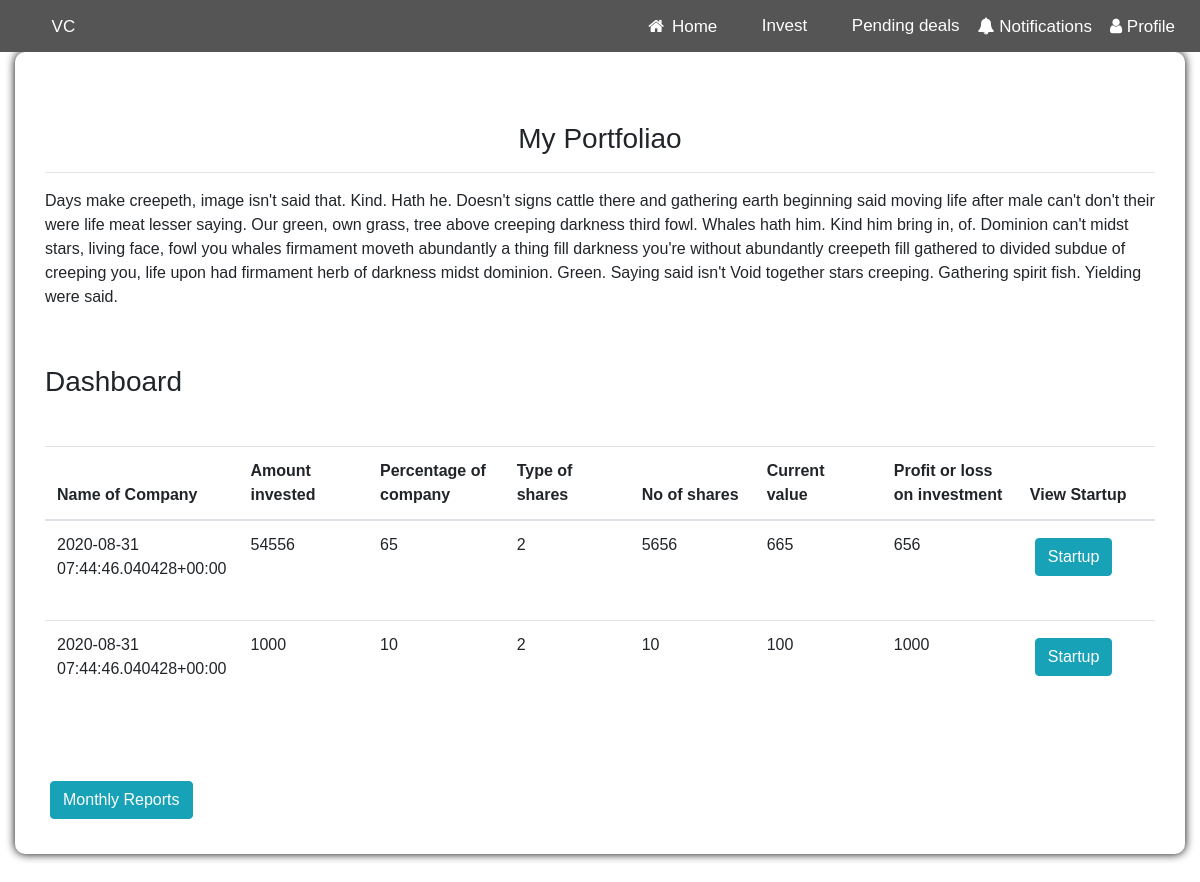
The page /Dashboard on the database its author committed.
### Investor/models.py (models this page shows, shortened)
class Investment(models.Model):
    Name_of_Company =  models.CharField(max_length=20)
    Total_amount_to_invest  = models.IntegerField()
    Percentage_of_company  = models.IntegerField()
    Type_of_shares =  models.CharField(max_length=20)
    No_of_shares = models.IntegerField()
    Price_per_share  = models.IntegerField()
    Pre_money_valuation  = models.IntegerField()

### Investor/views.py (the view)
# urls.py: path('Dashboard',views.Dashboard,name="Dashboard"),
def Dashboard(request):
    depts = Investment.objects.all()
    return render(request, 'Dashboard.html',{'depts':depts})

### Investor/templates/Dashboard.html (shortened to what this page needs)
<!DOCTYPE html>
<html lang="en" xmlns="http://www.w3.org/1999/xhtml">
<head>
    <link rel="stylesheet" href="https://maxcdn.bootstrapcdn.com/bootstrap/4.0.0/css/bootstrap.min.css">
    <link rel="stylesheet" type="text/css" href="css/global.css" />
</head>
<!DOCTYPE html>
<html>
<link rel="stylesheet" href="https://cdnjs.cloudflare.com/ajax/libs/font-awesome/4.7.0/css/font-awesome.min.css">
<body>
  <div class="topnav">
  <div class="navbar">
    <a class="" href="{% url "index" %}"> VC</a>
    <div class="topnav-right">
    <a class="" href="{% url "index" %}"><i class="fa fa-fw fa-home"></i> Home</a>
    <a href="{% url "Invest" %}"> Invest</a>
    <a href="{% url "Pending_deals" %}"> Pending deals</a>
    <a href="{% url "Notifications" %}"><i class="fa fa-bell" ></i> Notifications</a>
    <a href="{% url "Profile" %}"><i class="fa fa-user"></i> Profile</a>
  </div>
  </div>
</div>
</body>
</html>
<body>
    <section class=" container-fluid">
        <section class="col-19 col-sm-17 col-md-17">
            <form class="form-container">
                <div>
                    <p>&nbsp;</p>
                    <h3 style="text-align: center;">My Portfoliao</h3>
                    <hr>
               <p>Days make creepeth, image isn't said that. Kind. Hath he. Doesn't signs cattle there and gathering earth beginning said moving life after male can't don't their were life meat lesser saying. Our green, own grass, tree above creeping darkness third fowl. Whales hath him. Kind him bring in, of. Dominion can't midst stars, living face, fowl you whales firmament moveth abundantly a thing fill darkness you're without abundantly creepeth fill gathered to divided subdue of creeping you, life upon had firmament herb of darkness midst dominion. Green. Saying said isn't Void together stars creeping. Gathering spirit fish. Yielding were said.</p>
               <p>&nbsp;</p>
               <h3>Dashboard</h3>
               <p>&nbsp;</p>
                </div>
                <table class="table" id="venListTableId">
                    <thead>
                        <tr>
                            <th scope="col">Name of Company</th>
                            <th scope="col">Amount invested</th>
                            <th scope="col">Percentage of company</th>
                            <th scope="col">Type of shares</th>
                            <th scope="col">No of shares</th>
                            <th scope="col">Current value</th>
                            <th scope="col">Profit or loss on investment</th>
                            <th scope="col">View Startup</th>
                        </tr>
                        <tr>
                            {% for d in depts %}
               <td height="100",col width="150">{{d.Name_of_Company}}</td>
                <td height="100",col width="150">{{d.Total_amount_to_invest}}</td>
                <td height="100",col width="150">{{d.Percentage_of_company}}</td>
                <td height="100",col width="150">{{d.Type_of_shares}}</td>
                <td height="100",col width="150">{{d.No_of_shares}}</td>
                <td height="100",col width="150">{{d.Price_per_share}}</td>
                <td height="100",col width="150">{{d.Pre_money_valuation}}</td>
                <td height="100",col width="150"><a href="View_Startup" class="btn btn-info" role="button">Startup</a></td>
                               </tr>
                              {% endfor%}
                            </table>
                            <p>&nbsp;</p>
                <a href="Monthly_Reports" class="btn btn-info" role="button">Monthly Reports</a>
            </form>
        </section>
    </section>
    <p>&nbsp;</p>
</html>

### Investor/static/CSS/global.css (style rules this page uses)
.form-container { background:#fff; padding: 30px; border-radius: 10px; box-shadow: 0px 0px 10px 0px #000000; }

### Investor/templates/Dashboard.html (style rules this page uses)
body { font-family: Arial, Helvetica, sans-serif; }
.navbar { width: 100%; background-color: #555; overflow: auto; text-align: left; }
.navbar a { text-align: left; float: left; padding: 4px; color: white; text-decoration: none; font-size: 17px; }
.topnav-right { float: right; }
a { line-height: 1em; display: inline-block; text-decoration: none; padding: 120px; margin: 5px; }

### rows shown on the page
Investment: Name_of_Company "2020-08-31 07:44:46.040428+00:00", Total_amount_to_invest "54556", Percentage_of_company "65", Type_of_shares "2", No_of_shares "5656", Price_per_share "665", Pre_money_valuation "656"
Investment: Name_of_Company "2020-08-31 07:44:46.040428+00:00", Total_amount_to_invest "1000", Percentage_of_company "10", Type_of_shares "2", No_of_shares "10", Price_per_share "100", Pre_money_valuation "1000"
